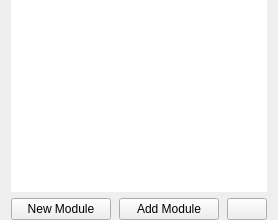
            <widget class="QWidget" name="PPWgt">
             <layout class="QVBoxLayout" name="verticalLayout_7">
              <property name="topMargin">
               <number>0</number>
              </property>
              <property name="bottomMargin">
               <number>0</number>
              </property>
              <item>
               <widget class="TreeView" name="moduleTree">
                <property name="focusPolicy">
                 <enum>Qt::NoFocus</enum>
                </property>
                <property name="frameShape">
                 <enum>QFrame::NoFrame</enum>
                </property>
                <property name="editTriggers">
                 <set>QAbstractItemView::DoubleClicked</set>
                </property>
                <property name="tabKeyNavigation">
                 <bool>true</bool>
                </property>
                <property name="dragDropMode">
                 <enum>QAbstractItemView::DropOnly</enum>
                </property>
                <property name="defaultDropAction">
                 <enum>Qt::CopyAction</enum>
                </property>
                <property name="selectionMode">
                 <enum>QAbstractItemView::ExtendedSelection</enum>
                </property>
                <property name="selectionBehavior">
                 <enum>QAbstractItemView::SelectRows</enum>
                </property>
                <property name="iconSize">
                 <size>
                  <width>32</width>
                  <height>32</height>
                 </size>
                </property>
                <property name="animated">
                 <bool>true</bool>
                </property>
                <property name="headerHidden">
                 <bool>true</bool>
                </property>
                <attribute name="headerVisible">
                 <bool>false</bool>
                </attribute>
                <column>
                 <property name="text">
                  <string>1</string>
                 </property>
                </column>
                <column>
                 <property name="text">
                  <string>2</string>
                 </property>
                </column>
               </widget>
              </item>
              <item>
               <layout class="QHBoxLayout" name="horizontalLayout_16" stretch="1,1,0">
                <property name="spacing">
                 <number>8</number>
                </property>
                <item>
                 <widget class="JumpButton" name="newModuleBtn">
                  <property name="cursor">
                   <cursorShape>PointingHandCursor</cursorShape>
                  </property>
                  <property name="statusTip">
                   <string>Create new Custom Widget based on a template</string>
                  </property>
                  <property name="text">
                   <string>New Module</string>
                  </property>
                  <property name="icon">
                   <iconset resource="resources.qrc">
                    <normaloff>:/icons/img/cil-file.png</normaloff>:/icons/img/cil-file.png</iconset>
                  </property>
                  <property name="iconSize">
                   <size>
                    <width>16</width>
                    <height>16</height>
                   </size>
                  </property>
                  <property name="shortcut">
                   <string>Ctrl+N</string>
                  </property>
                 </widget>
                </item>
                <item>
                 <widget class="JumpButton" name="addModuleBtn">
                  <property name="cursor">
                   <cursorShape>PointingHandCursor</cursorShape>
                  </property>
                  <property name="statusTip">
                   <string>Add module -&gt; Drag &amp; Drop also available</string>
                  </property>
                  <property name="text">
                   <string>Add Module</string>
                  </property>
                  <property name="icon">
                   <iconset resource="resources.qrc">
                    <normaloff>:/icons/img/cil-folder-open.png</normaloff>:/icons/img/cil-folder-open.png</iconset>
                  </property>
                  <property name="iconSize">
                   <size>
                    <width>16</width>
                    <height>16</height>
                   </size>
                  </property>
                  <property name="shortcut">
                   <string>Ctrl+N</string>
                  </property>
                 </widget>
                </item>
                <item>
                 <widget class="JumpButton" name="delSelectedMods">
                  <property name="sizePolicy">
                   <sizepolicy hsizetype="Minimum" vsizetype="Minimum">
                    <horstretch>0</horstretch>
                    <verstretch>0</verstretch>
                   </sizepolicy>
                  </property>
                  <property name="cursor">
                   <cursorShape>PointingHandCursor</cursorShape>
                  </property>
                  <property name="statusTip">
                   <string>Delete selected</string>
                  </property>
                  <property name="text">
                   <string/>
                  </property>
                  <property name="icon">
                   <iconset resource="resources.qrc">
                    <normaloff>:/icons/img/trash-32.png</normaloff>:/icons/img/trash-32.png</iconset>
                  </property>
                  <property name="iconSize">
                   <size>
                    <width>24</width>
                    <height>24</height>
                   </size>
                  </property>
                 </widget>
                </item>
               </layout>
              </item>
             </layout>
            </widget>
